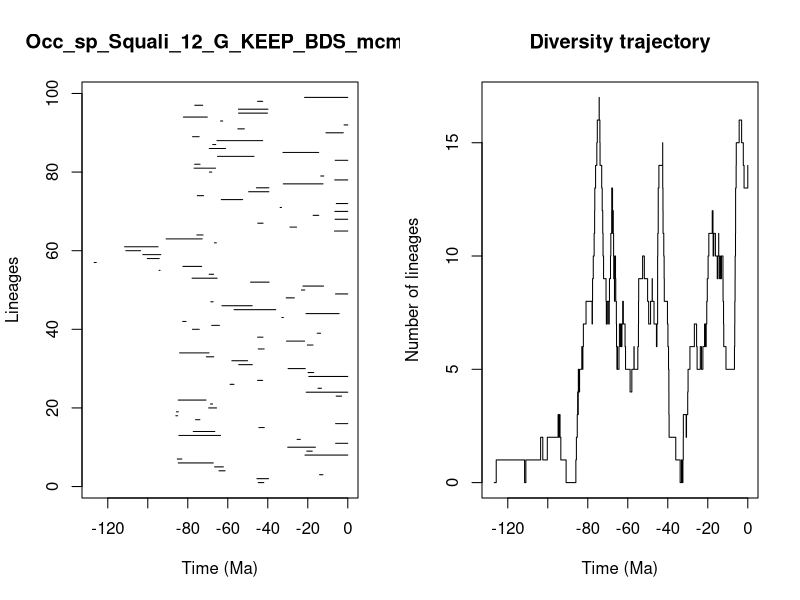

Write R code to recreate this figure.


pdf(file='../Results/Species/5_MA_bins_EP_FT/pyrate_mcmc_logs/Occ_sp_Squali_12_G_KEEP_BDS_mcmc_LTT.pdf',width=0.6*20, height=0.6*10)
title = "Occ_sp_Squali_12_G_KEEP_BDS_mcmc"
ts=c(44.770236259743946, 45.41996301007762,14.095734795522565,64.39271103998065,66.5950970603613,84.7591279273972,85.25375067082948,21.420930738226033,20.50338002951178,30.03132489001339,6.09069563042923,25.333212870472494,84.47271077194831,77.25099700657498,44.43785909219136,6.088486860264904,76.09999490557517,85.95538879598979,85.68507170355436,69.55748844432296,68.63856745835788,84.78529144984269,5.815982594861599,20.790279809212677,14.89067168563052,58.833660589421385,45.07947585165512,19.477254270483908,19.839102892175717,29.853916479656302,54.53998283868234,57.96366954911791,70.71664851262473,84.09559354364869,44.77283589693282,20.24390718598127,30.62997266613456,45.08269122045751,15.270893139762038,77.67292620440224,68.04267926272084,82.54587271110722,32.9229886250281,20.895582700022555,56.81873053234544,62.916236423474565,68.46752701811953,30.80470454295434,6.136264468836463,23.15655131518754,22.44439222032645,48.60731511438121,77.85336187043154,69.30636523674346,94.36023805132878,82.44171057149478,126.77129690164602,100.23113790842643,102.48457488872288,110.95111374691545,111.58771855657034,66.65166899014741,90.82803498200641,75.47415494418333,6.656595928799017,28.91874273506389,44.991601398748244,6.351282659543747,17.32844730273656,6.471765078918146,33.8171363274438,5.753789254784391,63.251235039693206,75.2354966734675,49.55785458873131,45.66609760714171,32.254413038159406,6.523030338382752,13.514067249650326,69.15355931600176,76.81181119227016,76.56976701741817,6.312439735211835,65.15486419074668,32.42444380087574,69.25881387251684,67.52293524229108,65.4265930273476,77.60561608738037,10.9016263817711,54.976694768416394,1.856660890946521,63.61355146830922,82.20082430974175,54.61535558957407,54.666028233214135,76.48797847758051,45.07549786112345,21.60246581387778)
te=c(41.99756486523955, 39.623464610879736,12.411222443509695,61.356986061761184,62.21253160871112,67.2467214851069,82.98351744076048,0.0,17.7687436433055,16.18014866559922,0.0,23.74146131151635,63.60642559851683,66.47906211581962,41.74708862526748,0.0,73.94003259795315,85.06231004157041,84.71659791964534,65.62255337553457,67.61097614570214,70.86205499470783,3.078577316227173,0.0,13.15971658498388,56.9153034216477,42.54568284381167,0.0,17.01667155831489,21.245412361263153,47.727126772272115,50.08587411087007,67.01111516719314,69.37349928771188,41.82115285369501,17.39492264927296,21.61279608736467,42.40809096047016,13.590015988928666,74.2668301006353,64.17501744279949,80.86608043557146,32.212530280830464,4.3057844675878085,36.00707265162544,47.805249398906575,67.33415698430089,26.709879783884354,0.0,21.522415719513067,12.117910598058426,39.334841386554594,65.31219508150798,67.08920779344305,93.85803810342168,73.03109114011473,125.76884306377343,94.27811375233114,93.4669576102845,103.57590009881778,94.83468949434389,65.7078309655316,72.78419678754699,72.36243489562227,0.0,25.59415331789757,42.360078309636414,0.0,14.515252707486855,0.0,33.14706509382233,0.0,52.58247791011149,72.10321413660914,39.4576875797473,39.43451314930442,12.362342880969106,0.0,12.009540539477209,68.00524527064188,66.12804784527215,73.85856144306604,0.0,46.880149335468495,14.548785471727065,61.12083325219296,66.00492351427421,42.52576887129346,74.30711188758907,2.2395459126824373,51.71933056462193,0.0,62.54333246572285,70.2251651941992,40.161806674202666,39.91867383924434,72.51894178306758,42.52504055087147,0.0)
div_traj=c(0, 1,0,1,2,1,2,3,2,3,2,1,0,1,2,3,4,3,4,5,4,5,6,5,6,7,8,7,8,9,10,11,12,13,14,15,16,17,16,15,14,13,12,11,10,9,8,7,8,7,8,7,8,9,10,11,12,13,12,11,12,11,10,9,8,9,10,9,8,7,6,5,6,5,6,7,6,7,6,7,8,7,6,5,4,5,6,5,6,7,8,9,10,9,8,7,8,9,8,7,6,7,8,9,10,11,12,13,14,15,14,13,12,11,10,9,8,7,6,5,4,3,2,1,0,1,0,1,2,3,2,3,4,5,6,7,6,5,6,5,6,7,6,7,6,7,6,7,8,9,10,11,12,11,10,11,10,9,10,11,10,9,10,9,10,9,8,7,6,5,6,7,8,9,10,11,12,13,14,15,16,15,14,13,14)
time_events=c(126.77129690164602, 125.76884306377343,111.58771855657034,110.95111374691545,103.57590009881778,102.48457488872288,100.23113790842643,94.83468949434389,94.36023805132878,94.27811375233114,93.85803810342168,93.4669576102845,90.82803498200641,85.95538879598979,85.68507170355436,85.25375067082948,85.06231004157041,84.78529144984269,84.7591279273972,84.71659791964534,84.47271077194831,84.09559354364869,82.98351744076048,82.54587271110722,82.44171057149478,82.20082430974175,80.86608043557146,77.85336187043154,77.67292620440224,77.60561608738037,77.25099700657498,76.81181119227016,76.56976701741817,76.48797847758051,76.09999490557517,75.47415494418333,75.2354966734675,74.30711188758907,74.2668301006353,73.94003259795315,73.85856144306604,73.03109114011473,72.78419678754699,72.51894178306758,72.36243489562227,72.10321413660914,70.86205499470783,70.71664851262473,70.2251651941992,69.55748844432296,69.37349928771188,69.30636523674346,69.25881387251684,69.15355931600176,68.63856745835788,68.46752701811953,68.04267926272084,68.00524527064188,67.61097614570214,67.52293524229108,67.33415698430089,67.2467214851069,67.08920779344305,67.01111516719314,66.65166899014741,66.5950970603613,66.47906211581962,66.12804784527215,66.00492351427421,65.7078309655316,65.62255337553457,65.4265930273476,65.31219508150798,65.15486419074668,64.39271103998065,64.17501744279949,63.61355146830922,63.60642559851683,63.251235039693206,62.916236423474565,62.54333246572285,62.21253160871112,61.356986061761184,61.12083325219296,58.833660589421385,57.96366954911791,56.9153034216477,56.81873053234544,54.976694768416394,54.666028233214135,54.61535558957407,54.53998283868234,52.58247791011149,51.71933056462193,50.08587411087007,49.55785458873131,48.60731511438121,47.805249398906575,47.727126772272115,46.880149335468495,45.66609760714171,45.41996301007762,45.08269122045751,45.07947585165512,45.07549786112345,44.991601398748244,44.77283589693282,44.770236259743946,44.43785909219136,42.54568284381167,42.52576887129346,42.52504055087147,42.40809096047016,42.360078309636414,41.99756486523955,41.82115285369501,41.74708862526748,40.161806674202666,39.91867383924434,39.623464610879736,39.4576875797473,39.43451314930442,39.334841386554594,36.00707265162544,33.8171363274438,33.14706509382233,32.9229886250281,32.42444380087574,32.254413038159406,32.212530280830464,30.80470454295434,30.62997266613456,30.03132489001339,29.853916479656302,28.91874273506389,26.709879783884354,25.59415331789757,25.333212870472494,23.74146131151635,23.15655131518754,22.44439222032645,21.61279608736467,21.60246581387778,21.522415719513067,21.420930738226033,21.245412361263153,20.895582700022555,20.790279809212677,20.50338002951178,20.24390718598127,19.839102892175717,19.477254270483908,17.7687436433055,17.39492264927296,17.32844730273656,17.01667155831489,16.18014866559922,15.270893139762038,14.89067168563052,14.548785471727065,14.515252707486855,14.095734795522565,13.590015988928666,13.514067249650326,13.15971658498388,12.411222443509695,12.362342880969106,12.117910598058426,12.009540539477209,10.9016263817711,6.656595928799017,6.523030338382752,6.471765078918146,6.351282659543747,6.312439735211835,6.136264468836463,6.09069563042923,6.088486860264904,5.815982594861599,5.753789254784391,4.3057844675878085,3.078577316227173,2.2395459126824373,1.856660890946521,0.0)
                par(mfrow=c(1,2))
                L = length(ts)
                plot(ts, 1:L , xlim=c(-max(ts)-1,0), pch=20, type="n", main=title,xlab="Time (Ma)",ylab="Lineages")
                for (i in 1:L){segments(x0=-te[i],y0=i,x1=-ts[i],y1=i)}    
                t = -time_events
                plot(div_traj ~ t,type="s", main = "Diversity trajectory",xlab="Time (Ma)",ylab="Number of lineages",xlim=c(-max(ts)-1,0))
                abline(v=c(65,200,251,367,445),lty=2,col="gray")
                
